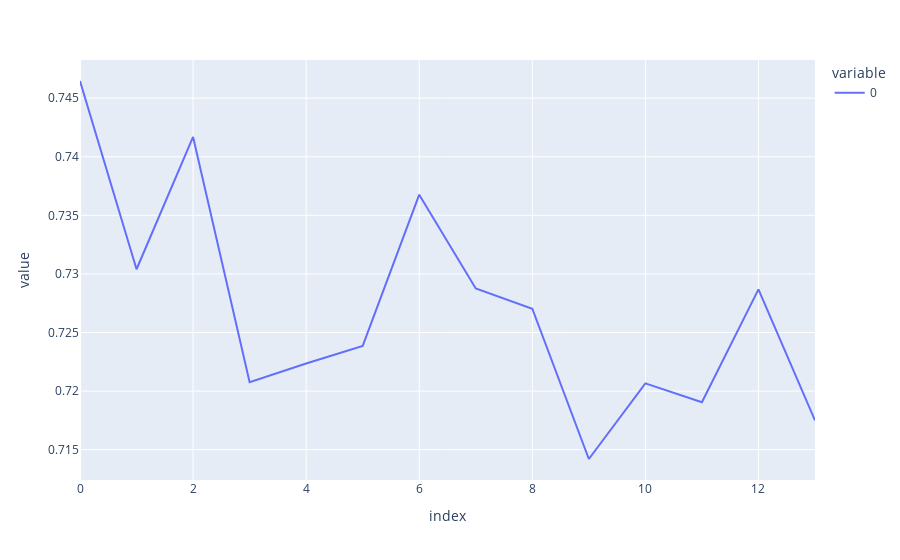

Source (notebook cell):
### Code cell
px.line(k_result)

### Figure 1 — Plotly figure (JSON) as saved in the notebook; plotly's stock layout.template omitted (floating-point values rounded to 4 significant figures)
{"data": [{"hovertemplate": "variable=0<br>index=%{x}<br>value=%{y}<extra></extra>", "legendgroup": "0", "line": {"color": "#636efa", "dash": "solid"}, "marker": {"symbol": "circle"}, "mode": "lines", "name": "0", "orientation": "v", "showlegend": true, "type": "scatter", "x": [0, 1, 2, 3, 4, 5, 6, 7, 8, 9, 10, 11, 12, 13], "xaxis": "x", "y": [0.7465, 0.7304, 0.7417, 0.7208, 0.7224, 0.7239, 0.7368, 0.7288, 0.727, 0.7142, 0.7207, 0.719, 0.7287, 0.7175], "yaxis": "y"}], "layout": {"legend": {"title": {"text": "variable"}, "tracegroupgap": 0}, "margin": {"t": 60}, "xaxis": {"anchor": "y", "domain": [0, 1], "title": {"text": "index"}}, "yaxis": {"anchor": "x", "domain": [0, 1], "title": {"text": "value"}}}}
